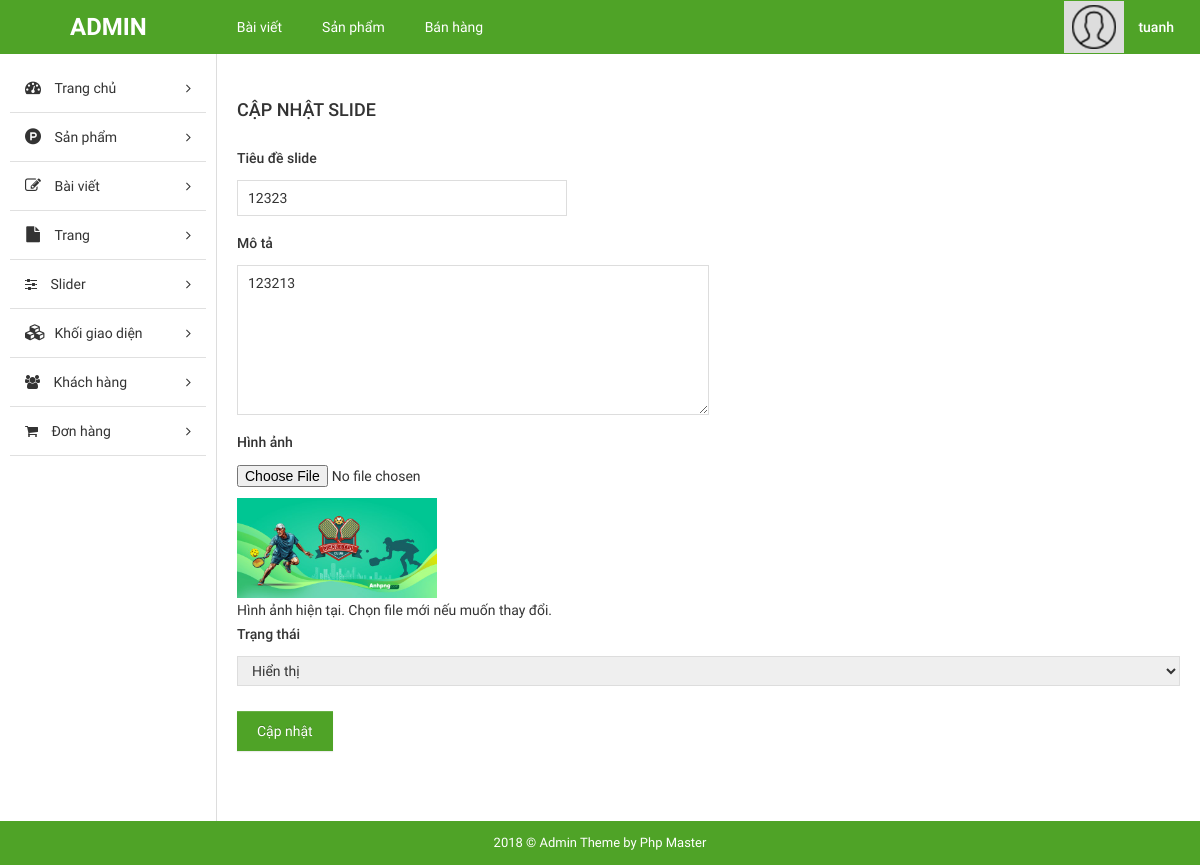
The page /admin/index.php?mod=slides&action=edit&id=4 (signed in) on the database its author committed.
### tables this page shows
CREATE TABLE `tbl_slides` (
  `id` int NOT NULL,
  `title` varchar(255) NOT NULL,
  `description` text,
  `image_url` varchar(255) NOT NULL,
  `slide_order` int DEFAULT '1',
  `status` tinyint(1) DEFAULT '1',
  `user_created` varchar(255) DEFAULT 'Admin',
  `created_at` datetime DEFAULT CURRENT_TIMESTAMP,
  `updated_at` datetime DEFAULT NULL
);

### admin/modules/slides/controllers/indexController.php (called while the page is built, shortened)
<?php
function editAction()
{
  $id = isset($_GET['id']) ? $_GET['id'] : 0;
  $slide = get_slide_by_id($id);
  $data['slide'] = $slide;
  load_view('edit', $data);
}

### admin/core/router.php (called while the page is built, shortened)
<?php
require_once 'helper/users.php';
$action_name = get_action() . 'Action';
call_function(array('construct', $action_name));

### admin/core/appload.php (called while the page is built, shortened)
<?php
require CONFIGPATH . DIRECTORY_SEPARATOR . 'database.php';
require LIBPATH . DIRECTORY_SEPARATOR . 'database.php';
require COREPATH . DIRECTORY_SEPARATOR . 'base.php';
require COREPATH . DIRECTORY_SEPARATOR . 'router.php';

### admin/index.php (called while the page is built, shortened)
<?php
require COREPATH.DIRECTORY_SEPARATOR.'appload.php';

### admin/helper/users.php (called while the page is built, shortened)
<?php
function user_login()
{
    if (!empty($_SESSION['user_login'])) {
        return $_SESSION['user_login'];
    }
    return false;
}

### admin/libraries/database.php (called while the page is built, shortened)
<?php
$conn = null;
function db_query($query_string) {
    global $conn;
    $result = mysqli_query($conn, $query_string);
    return $result;
}
function db_fetch_row($query_string) {
    $mysqli_result = db_query($query_string);
    $result = mysqli_fetch_assoc($mysqli_result);
    return $result;
}

### admin/modules/slides/models/indexModel.php (called while the page is built, shortened)
<?php
function get_slide_by_id($id)
{
    return db_fetch_row("SELECT * FROM `tbl_slides` WHERE `id` = {$id}");
}

### admin/modules/slides/views/editView.php (the view, shortened to what this page needs)
<?php
get_header();
?>
<div id="main-content-wp" class="add-cat-page">
    <div class="wrap clearfix">
        <?php get_sidebar(); ?>
        <div id="content" class="fl-right">
            <div class="section" id="title-page">
                <div class="clearfix">
                    <h3 id="index" class="fl-left">Cập nhật Slide</h3>
                </div>
            </div>
            <div class="section" id="detail-page">
                <div class="section-detail">
                    <form method="POST" action="" enctype="multipart/form-data">
                        <div class="form-group">
                            <label for="title">Tiêu đề slide</label>
                            <input type="text" name="title" id="title" class="form-control" value="<?php echo $slide['title']; ?>">
                        </div>
                        <div class="form-group">
                            <label for="description">Mô tả</label>
                            <textarea name="description" id="description" class="form-control"><?php echo $slide['description']; ?></textarea>
                        </div>
                        <div class="form-group">
                            <label for="image">Hình ảnh</label>
                            <input type="file" name="image" id="image" class="form-control-file">
                            <?php if(!empty($slide['image_url'])): ?>
                            <div class="image-preview" style="margin-top: 10px;">
                                <img src="<?php echo $slide['image_url']; ?>" alt="<?php echo $slide['title']; ?>" style="max-width: 200px;">
                                <p>Hình ảnh hiện tại. Chọn file mới nếu muốn thay đổi.</p>
                            </div>
                            <?php endif; ?>
                        </div>
                        <div class="form-group">
                            <label for="status">Trạng thái</label>
                            <select name="status" class="form-control" id="status">
                                <option value="1" <?php echo $slide['status'] == 1 ? "selected" : ""; ?>>Hiển thị</option>
                            </select>
                        </div>
                        <button type="submit" name="btn-update" class="btn btn-primary">Cập nhật</button>
                    </form>
                </div>
            </div>
        </div>
    </div>
</div>
<?php
get_footer();
?>

### admin/core/base.php (shortened to what this page needs)
<?php
function get_module() {
    global $config;
    $module = isset($_GET['mod']) ? $_GET['mod'] : $config['default_module'];
    return $module;
}
function call_function($list_function = array()) {
    if (is_array($list_function)) {
        foreach ($list_function as $f) {
            if (function_exists($f)) {
                $f();
            }
        }
    }
}
function load_view($name, $data_send = array()) {
    $path = MODULESPATH . DIRECTORY_SEPARATOR . get_module() . DIRECTORY_SEPARATOR . 'views' . DIRECTORY_SEPARATOR . $name . 'View.php';
    if (file_exists($path)) {
        require $path;
    } else {
        echo "Không tìm thấy {$path}";
    }
}
function get_header($name = '') {
    if (empty($name)) {
        $name = 'header';
    } else {
        $name = "header-{$name}";
    }
    $path = LAYOUTPATH . DIRECTORY_SEPARATOR . $name . '.php';
    if (file_exists($path)) {
        require $path;
    } else {
        echo "Không tìm thấy {$path}";
    }
}
function get_footer($name = '') {
    if (empty($name)) {
        $name = 'footer';
    } else {
        $name = "footer-{$name}";
    }
    $path = LAYOUTPATH . DIRECTORY_SEPARATOR . $name . '.php';
    if (file_exists($path)) {
        require $path;
    } else {
        echo "Không tìm thấy {$path}";
    }
}
function get_sidebar($name = '') {
    if (empty($name)) {
        $name = 'sidebar';
    } else {
        $name = "sidebar-{$name}";
    }
    $path = LAYOUTPATH . DIRECTORY_SEPARATOR . $name . '.php';
    if (file_exists($path)) {
        require $path;
    } else {
        echo "Không tìm thấy {$path}";
    }
}
?>

### admin/layout/header.php (shortened to what this page needs)
<!DOCTYPE html>
<html>
<head>
    <link href="public/css/bootstrap/bootstrap.min.css" rel="stylesheet" type="text/css" />
    <link href="public/css/bootstrap/bootstrap-theme.min.css" rel="stylesheet" type="text/css" />
    <link href="public/reset.css" rel="stylesheet" type="text/css" />
    <link href="public/css/font-awesome/css/font-awesome.min.css" rel="stylesheet" type="text/css" />
    <link href="public/style.css" rel="stylesheet" type="text/css" />
    <link href="public/responsive.css" rel="stylesheet" type="text/css" />
</head>
<body>
    <div id="site">
        <div id="container">
            <div id="header-wp">
                <div class="wp-inner clearfix">
                    <a href="?" title="" id="logo" class="fl-left">ADMIN</a>
                    <ul id="main-menu" class="fl-left">
                        <li>
                            <a href="?mod=page&action=listPost" title="">Bài viết</a>
                        </li>
                        <li>
                            <a href="?mod=page&action=listProduct" title="">Sản phẩm</a>
                        </li>
                        <li>
                            <a href="" title="">Bán hàng</a>
                        </li>
                    </ul>
                    <div id="dropdown-user" class="dropdown dropdown-extended fl-right">
                        <button class="dropdown-toggle clearfix" type="button" data-toggle="dropdown" aria-haspopup="true" aria-expanded="true">
                            <div id="thumb-circle" class="fl-left">
                                <img src="public/images/img-admin.png">
                            </div>
                            <h3 id="account" class="fl-right"><?php if (!empty(user_login())) echo user_login(); ?></h3>
                        </button>
                    </div>
                </div>
            </div>

### admin/layout/sidebar.php (shortened to what this page needs)
<div id="sidebar" class="fl-left">
    <ul id="sidebar-menu">
        <li class="nav-item">
            <a href="?mod=home" title="" class="nav-link">
                <span class="fa fa-dashboard icon"></span>
                <span class="title">Trang chủ</span>
            </a>
        </li>
        <li class="nav-item">
            <a href="#" title="" class="nav-link nav-toggle">
                <span class="fa fa-product-hunt icon"></span>
                <span class="title">Sản phẩm</span>
            </a>
        </li>
        <li class="nav-item">
            <a href="#" title="" class="nav-link nav-toggle">
                <span class="fa fa-pencil-square-o icon"></span>
                <span class="title">Bài viết</span>
            </a>
        </li>
        <li class="nav-item">
            <a href="#" title="" class="nav-link nav-toggle">
                <span class="fa fa-file icon"></span>
                <span class="title">Trang</span>
            </a>
        </li>
        <li class="nav-item">
            <a href="#" title="" class="nav-link nav-toggle">
                <i class="fa fa-sliders" aria-hidden="true"></i>
                <span class="title">Slider</span>
            </a>
        </li>
        <li class="nav-item">
            <a href="#" title="" class="nav-link nav-toggle">
                <span class="fa fa-cubes icon"></span>
                <span class="title">Khối giao diện</span>
            </a>
        </li>
        <li class="nav-item">
            <a href="#" title="" class="nav-link nav-toggle">
                <i class="fa fa-users" aria-hidden="true"></i>
                <span class="title">Khách hàng</span>
            </a>
        </li>
        <li class="nav-item">
            <a href="#" title="" class="nav-link nav-toggle">
                <i class="fa fa-shopping-cart" aria-hidden="true"></i>
                <span class="title">Đơn hàng</span>
            </a>
        </li>
    </ul>
</div>

### admin/layout/footer.php
<div id="footer-wp">
    <div class="wp-inner">
        <p id="copyright">2018 © Admin Theme by Php Master</p>
    </div>
</div>
</div>
</div>
</body>
</html>

### admin/public/css/import/global.css (style rules this page uses)
body { font-family: "Roboto Regular"; font-size: 14px; line-height: 24px; color: #333; }
.fl-left { float: left; }
.fl-right { float: right; }
img { max-width: 100%; height: auto; display: block; }
ul li { list-style: none!important; }
a { text-decoration: none!important; }
.dropdown .dropdown-toggle { background: none; border: none; outline: none; }

### admin/public/css/import/list_post.css (style rules this page uses)
#header-wp { background: #4fa327; }
#main-menu li { float: left; }
#main-menu li a { display: block; color: #fff; padding: 15px 20px; }
#logo { font-family: 'Roboto Bold'; font-weight: normal; color: #fff; font-size: 24px; padding: 15px 70px; }
#thumb-circle { display: block; padding: 4px 8px; background: #ddd; }
#account { font-family: 'Roboto Medium'; font-weight: normal; color: #fff; padding: 14px 20px 14px 14px; }
#sidebar { width: 18%; padding: 10px; }
#content { width: 82%; border-left: 1px solid #ddd; padding: 20px; }
#index { font-family: 'Roboto Medium'; font-weight: normal; text-transform: uppercase; font-size: 18px; padding: 24px 0px; }
#main-menu > li { position: relative; }
#copyright { display: block; text-align: center; color: #fff; font-size: 13px; background: #4FA327; padding: 10px 0px; }

### admin/public/css/import/add_cat.css (style rules this page uses)
.add-cat-page #detail-page .section-detail label { display: block; padding-bottom: 10px; font-family: 'Roboto Medium'; font-weight: normal; }
.add-cat-page #detail-page .section-detail input[type="text"] { display: block; padding: 5px 10px; border: 1px solid #ddd; width: 35%; margin-bottom: 15px; }
.add-cat-page #detail-page .section-detail textarea { display: block; padding: 5px 10px; border: 1px solid #ddd; width: 50%; height: 150px; margin-bottom: 15px; }
.add-cat-page #detail-page .section-detail select { display: block; padding: 5px 10px; border: 1px solid #ddd; margin-bottom: 25px; }
.add-cat-page #detail-page .section-detail button { display: block; border: none; outline: none; background: #4fa327; color: #fff; padding: 8px 20px; margin-bottom: 50px; }

### admin/public/css/import/sidebar.css (style rules this page uses)
#sidebar-menu .nav-item .nav-link { position: relative; display: block; color: #333; text-decoration: none!important; padding: 12px 15px; border-bottom: 1px solid #e0e0e0; }
#sidebar-menu .nav-item .nav-link .icon { display: inline-block; font-size: 16px; line-height: normal; width: 1em; text-align: center; }
#sidebar-menu .nav-item .nav-link .title { display: inline-block; padding-left: 10px; }

### admin/public/css/import/menu.css (style rules this page uses)
.form-group select { width: 100%!important; display: block; padding: 5px 10px; border: 1px solid #ddd; }

### rows shown on the page
tbl_slides: title "12323", description "123213", image_url (picture), status "Hiển thị"
